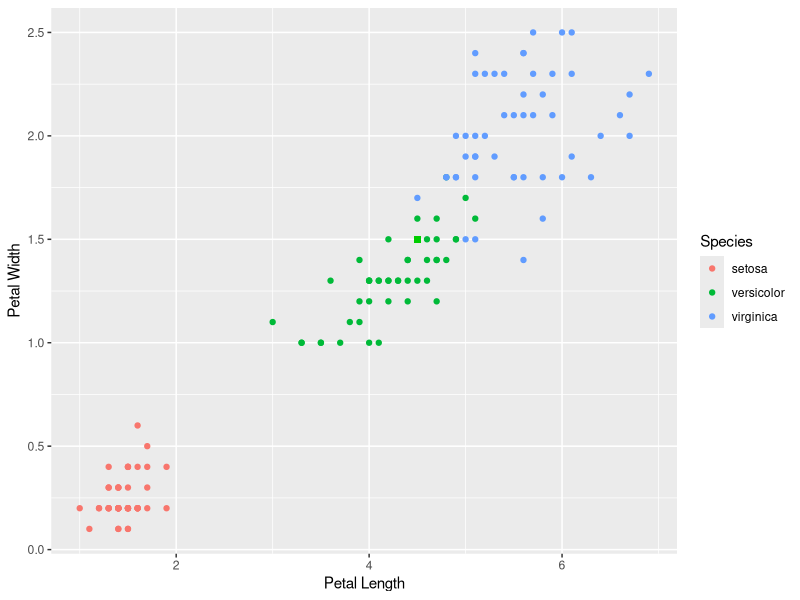

This figure's R source:
euclideanDistance <- function(u, v)
{
  sqrt(sum((u - v)^2))
}

sortObjectsByDist <- function(xl, z, metricFunction = euclideanDistance)
{
  l <- dim(xl)[1]
  n <- dim(xl)[2] - 1
  distances <- matrix(NA, l, 2)
  for (i in 1:l)
  {
    distances[i, ] <- c(i, metricFunction(xl[i, 1:n], z))
  }
  orderedXl <- xl[order(distances[, 2]), ]
  return (orderedXl);
}

kNN <- function(xl, z, k)
{
  orderedXl <- sortObjectsByDist(xl, z)
  n <- dim(orderedXl)[2] - 1
  classes <- orderedXl[1:k, n + 1]
  counts <- table(classes)
  class <- names(which.max(counts))
  return (class)
}

library(ggplot2)
p <- ggplot(data=iris, aes(x = Petal.Length, y = Petal.Width)) +
geom_point(aes(color=Species)) +
xlab("Petal Length") +  ylab("Petal Width")

colors <- c("setosa" = "red", "versicolor" = "green3", "virginica" = "blue")
z <- c(4.5, 1.5)
xl <- iris[, 3:5]
class <- kNN(xl, z, k=7)

p + geom_point(x = z[1], y = z[2], shape = 15, size = 2, colour = colors[class])

